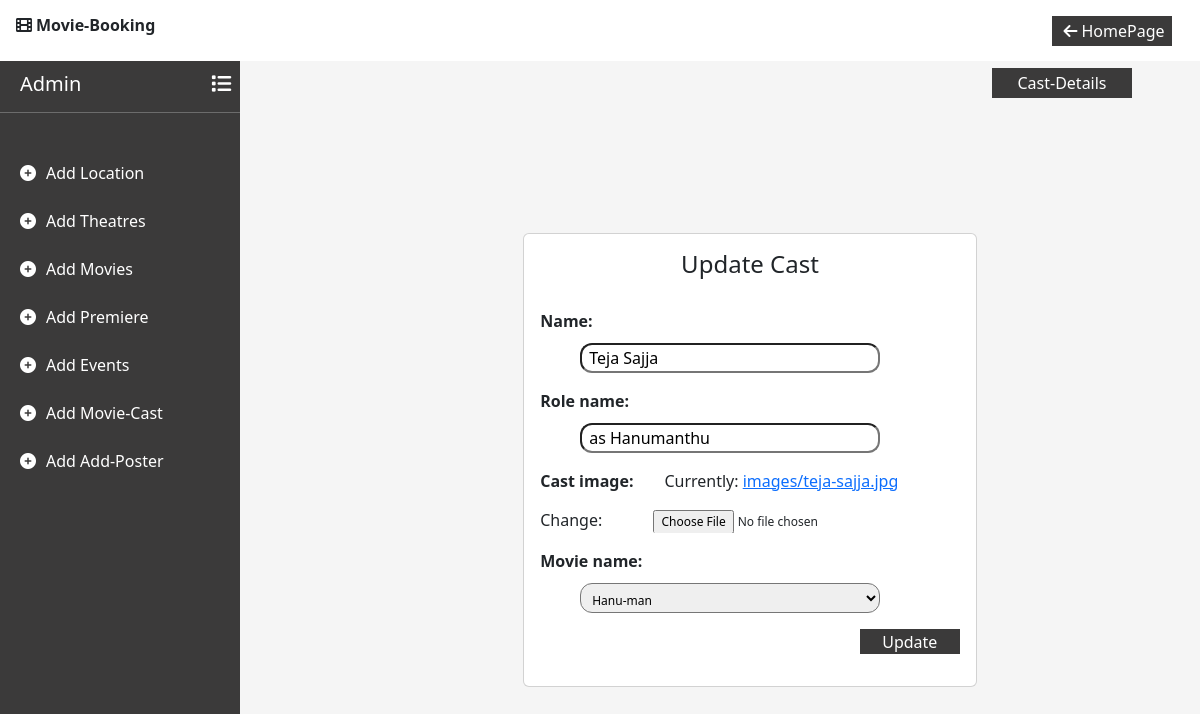
Page /editcast/1/ on the committed database.
### movie/models.py (models this page shows)
class Movie_cast(models.Model):
    name = models.CharField(max_length=50)
    role_name = models.CharField(max_length=50)
    cast_image = models.ImageField(upload_to='images')
    movie_name = models.ForeignKey(Movie, on_delete=models.CASCADE)

class Movie(models.Model):
    movie_name = models.CharField(max_length=50)
    duration = models.CharField(max_length=10)
    type = models.CharField(max_length=100)
    release_date = models.CharField(max_length=20)
    languages = models.CharField(max_length=50)
    movie_poster = models.ImageField(upload_to='images')
    dimension = models.CharField(max_length=50)
    about_movie = models.TextField(max_length=500)

### movie/views.py (the view, shortened to what this page needs)
# urls.py: path('editcast/<int:id>/',views.editCast),
def editCast(request,id):
    context={}
    cast = Movie_cast.objects.get(id=id)
    context['form'] = Movie_castForm(request.POST or None, instance=cast)
    context['error']=''
    context['cast']=cast
    context['btval'] = 'Update'
    return render(request,'addCast.html',context)

### movie/forms.py
class Movie_castForm(forms.ModelForm):
    class Meta:
        model = Movie_cast
        fields = '__all__'
    def __init__(self, *args, **kwargs):
        super().__init__(*args, **kwargs)
        self.fields['movie_name'].queryset = Movie.objects.all()
        self.fields['movie_name'].label_from_instance = lambda obj: f"{obj.movie_name}"

### movie/templates/addCast.html (shortened to what this page needs)
<!DOCTYPE html>
<html lang="en">
<head>
    <link href="https://cdn.jsdelivr.net/npm/bootstrap@5.3.2/dist/css/bootstrap.min.css" rel="stylesheet">
    <link rel="stylesheet" href="https://cdnjs.cloudflare.com/ajax/libs/font-awesome/6.0.0/css/all.min.css">
</head>
<body>
    <nav class="navbar navbar-expand-lg d-flex flex-row bg-white fixed-top">
        <div class="container-fluid justify-content-start">
            <p class="fonticon"><i class="fa-solid fa-film mx-1"></i>Movie-Booking</p>
        </div>
        <div class="container-fluid justify-content-end mx-3">
            <button type="button" id="logbtn" onclick="back()"><i class="fa-solid fa-arrow-left mx-1"></i>HomePage</button>
        </div>
    </nav>
    <div class="sidebar">
        <div class="sidebar-content">
            <h5 class="admin">Admin<i class="fa-solid fa-list"></i></h5><hr>
        </div>
        <P class="links"><i class="fa-solid fa-circle-plus"></i><a href="/addLocation/" class="addlink">Add Location</a></P>
        <P class="links"><i class="fa-solid fa-circle-plus"></i><a href="/addTheatre/" class="addlink">Add Theatres</a></P>
        <P class="links"><i class="fa-solid fa-circle-plus"></i><a href="/addMovies/" class="addlink">Add Movies</a></P>
        <P class="links"><i class="fa-solid fa-circle-plus"></i><a href="/addPremiere/" class="addlink">Add Premiere</a></P>
        <P class="links"><i class="fa-solid fa-circle-plus"></i><a href="/addEvents/" class="addlink">Add Events</a></P>
        <P class="links"><i class="fa-solid fa-circle-plus"></i><a href="/addCast/" class="addlink">Add Movie-Cast</a></P>
        <P class="links"><i class="fa-solid fa-circle-plus"></i><a href="/addPoster/" class="addlink">Add Add-Poster</a></P>
    </div>
    <div class="content">
        <div class="detailsbtn">
            <button type="button" class="details mx-2" onclick="castDetails()">Cast-Details</button>
        </div>
        <div class="container d-flex align-items-center justify-content-center vh-100">
            <div class="card">
                <div class="card-body">
                    <div>
                        <h4> {% if not btval %} Add Cast {%else%} Update Cast {% endif %}</h4>
                    </div>
                    <form  enctype="multipart/form-data" action="" method="post" onsubmit="updatemessage('{{btval}}')">
                        {{form.as_p}}
                        <div class="add">
                            <button type="submit" class="addbtn">{% if btval %} Update {%else%} Add Cast {% endif %}</button>
                        </div>
                    </form>
                </div>
            </div>
        </div>
    </div>
</body>
</html>

### movie/templates/addCast.html (style rules this page uses)
body { background-color: whitesmoke; }
#logbtn { border: none; background-color: rgb(59, 58, 58); color: white; width: 120px; height: 30px; }
.sidebar { width: 20%; background-color: rgb(59, 58, 58); color: white; height: 100vh; position: fixed; display: flex; flex-direction: column; }
.sidebar-content { padding-top: 30%; }
.admin { margin-left: 20px }
.fa-solid.fa-list { margin-left: 130px; }
hr { margin-bottom: 20%; }
.fonticon { font-weight: 700; margin-top: 5px; }
.addlink { color: white; text-decoration: none; margin-left: 10px; }
.fa-solid.fa-circle-plus { margin-left: 20px; }
.links { margin-bottom: 10%; }
.content { width: 65%; margin-top: 5%; margin-left: 30%; position: absolute; }
label { font-weight: 700; width: 120px; }
input { width: 300px; height: 30px; margin-top: 10px; margin-left:40px; padding: 7px; border-radius: 12px; }
select { width: 300px; height: 30px; margin-top: 10px; margin-left:40px; padding: 7px; border-radius: 12px; font-size: 12px; }
input[type="file"] { width: 300px; height: 30px; margin-top: 10px; margin-left:40px; padding: 7px; border-radius: 12px; font-size: 12px; }
.addbtn { width: 100px; height: 25px; border: none; background-color: rgb(59, 58, 58); color: white; }
.add { text-align: end; }
.card { width: 60%; }
h4 { text-align: center; margin-bottom: 30px; }
.details { border: none; background-color: rgb(59, 58, 58); color: white; width: 140px; height: 30px; position: absolute; }
.detailsbtn { margin-top: 1%; margin-left: 80%; position: absolute; }

### rows in the picture
Movie_cast: name "Teja Sajja", role_name "as Hanumanthu"
Movie: movie_name "Hanu-man"
